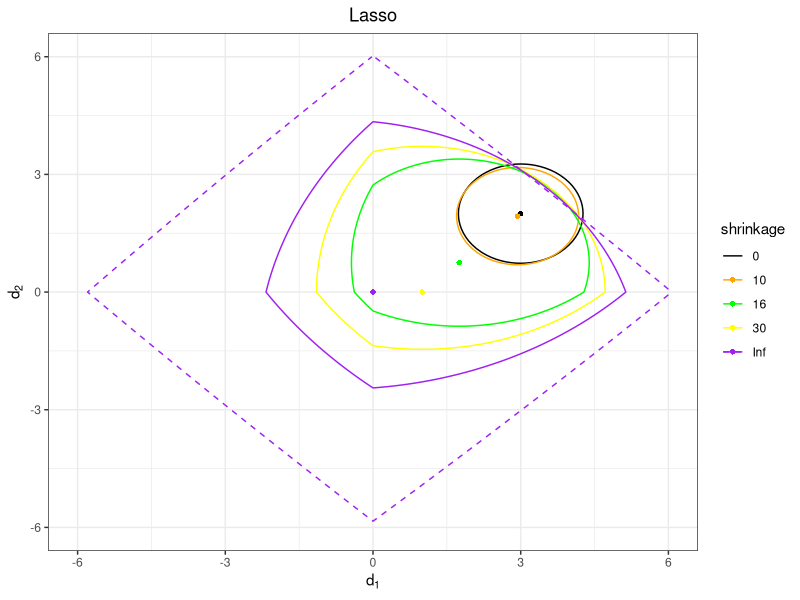
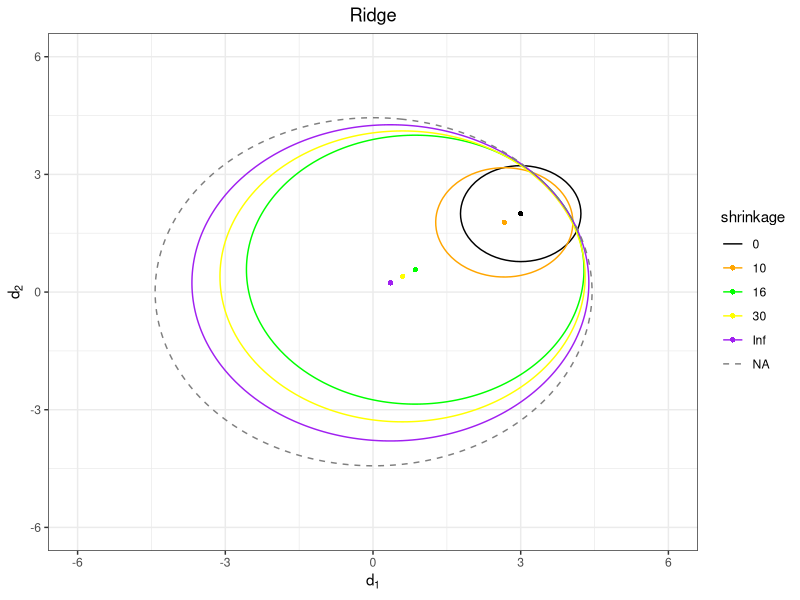

Write the R code that produced these figures, in order.
library(ggplot2)
library(tidyverse)
library(palmerpenguins)

# Ridge ------
rho <- 0
s1 <- 0.5
s2 <- 0.5
m1 <- 3
m2 <- 2
V <- matrix(c(s1^2, s1*s2*rho, s1*s2*rho, s2^2),2,2)
Vinv <- solve(V)
m <- c(m1,m2)

# Bayesian estimates ----
Bayes_est <- function(lam){
  
  f <- function(d, lam=1){( (t(d-m)%*% Vinv %*%(d-m)) + lam*sum(d^2) )}
  
  nlm1 <- nlm(function(d){f(d, lam=lam)}, c(m1,m2))
  nlm2 <- nlm(function(d){f(d, lam=lam)}, c(0,0))
  
  if(nlm1$min < nlm2$min){nlm.best <- nlm1} else { nlm.best <- nlm2 }
  
  c(nlm.best$estimate, nlm.best$min, lam=lam)
}

lam_cand <- c(0.5,10,16,30)

estd0_ridge <- Bayes_est(0)
estd1_ridge <- Bayes_est(lam_cand[1])
estd2_ridge <- Bayes_est(lam_cand[2])
estd3_ridge <- Bayes_est(lam_cand[3])
estd4_ridge <- Bayes_est(lam_cand[4])



# Plots ------
plot.data <- function(phi=0,lam)
{
  rho <- 0
  s1 <- 0.5
  s2 <- 0.5
  m1 <- 3
  m2 <- 2
  V <- matrix(c(s1^2, s1*s2*rho, s1*s2*rho, s2^2),2,2)
  Vinv <- solve(V)
  m <- c(m1,m2)
  alpha <- 0.05
  n <- 1000
  
  # functions
  f_phi <- function(d, phi=1){log(1 + t(m-d) %*% Vinv %*% (m-d)) + phi*sum(d^2)}
  f_lam <- function(d, lam=1){t(m-d) %*% Vinv %*% (m-d) + lam*sum(d^2)}
  
  
  
  D1_pos <- vector()
  D2_pos <- vector()
  
  for (i in 1:n) {
    D1_pos[i] =rnorm(1, m1, 0.5);
    D2_pos[i] =rnorm(1, m2, 0.5);
  }
  
  
  # grid simulation
  d1=seq(from=-8,to=8,by=0.1)
  d2=seq(from=-8,to=8,by=0.1)
  f_new=vector()
  D1=vector()
  D2=vector()
  for (i in 1:length(d1)) {
    for (j in 1:length(d2)){
      D1=c(D1,d1[i]);
      D2=c(D2,d2[j]);
    }
  }
  
  
  lossvalue_phi <- vector()
  lossvalue_lam <- vector()
  
  for (i in 1:n) {
    lossvalue_phi[i] <- f_phi(c(D1_pos[i], D2_pos[i]),phi)
    lossvalue_lam[i] <- f_lam(c(D1_pos[i], D2_pos[i]),lam)
  }
  
  gamma_phi <- quantile(lossvalue_phi, probs = 1-alpha);
  gamma_lam <- quantile(lossvalue_lam, probs = 1-alpha);
  
  
  f_new_phi <- vector()
  f_new_lam <- vector()
  for (i in 1:length(D1)) {
    f_new_phi[i]=f_phi(c(D1[i],D2[i]),phi)
    f_new_lam[i]=f_lam(c(D1[i],D2[i]),lam)
  }
  
  F_new_phi=cbind(D1,D2,f_new_phi)
  F_new_phi <- data.frame(F_new_phi)
  colnames(F_new_phi) <- c("d1","d2","value")
  break_lines_phi <- c(min(F_new_phi$value),gamma_phi,max(F_new_phi$value))
  
  F_new_lam=cbind(D1,D2,f_new_lam)
  F_new_lam <- data.frame(F_new_lam)
  colnames(F_new_lam) <- c("d1","d2","value")
  break_lines_lam <- c(min(F_new_lam$value),gamma_lam,max(F_new_lam$value))
  
  return(list(F_new_lam=F_new_lam,break_lines_lam=break_lines_lam,
              F_new_phi=F_new_phi,break_lines_phi=break_lines_phi))
  
  
  
}



cand0_ridge <- plot.data(lam = 0)
cand1_ridge <- plot.data(lam = lam_cand[1])
cand2_ridge <- plot.data(lam = lam_cand[2])
cand3_ridge <- plot.data(lam = lam_cand[3])
cand4_ridge <- plot.data(lam = lam_cand[4])
cand8_ridge <- plot.data(lam = 1000)

shrinkage1 <- c("0.5","10","16","30","Inf")
shrinkage <- "0"


figure.ridge <-  ggplot() + 
  geom_point(aes(x=estd0_ridge[1],y=estd0_ridge[2]), shape=16)+
  geom_contour(data=cand0_ridge$F_new_phi,mapping=aes(x=d1,y=d2,z=value,colour= shrinkage),
               breaks =cand0_ridge$break_lines_phi) + 
  
  geom_point(aes(x=estd1_ridge[1],y=estd1_ridge[2],colour=shrinkage1[2]), shape=16)+
  geom_contour(data=cand1_ridge$F_new_lam, mapping=aes(x=d1,y=d2,z=value,colour=shrinkage1[2]),
               breaks =cand1_ridge$break_lines_lam) + 
  
  geom_point(aes(x=estd2_ridge[1],y=estd2_ridge[2],colour=shrinkage1[3]),shape=16)+
  geom_contour(data=cand2_ridge$F_new_lam,mapping=aes(x=d1,y=d2,z=value,colour=shrinkage1[3]),
               breaks =cand2_ridge$break_lines_lam)+
  
  geom_point(aes(x=estd3_ridge[1],y=estd3_ridge[2],colour=shrinkage1[4]),shape=16)+
  geom_contour(data=cand3_ridge$F_new_lam,mapping=aes(x=d1,y=d2,z=value,colour=shrinkage1[4]),
               breaks =cand3_ridge$break_lines_lam)+
  
  geom_point(aes(x=estd4_ridge[1],y=estd4_ridge[2],colour=shrinkage1[5]),shape=16)+
  geom_contour(data=cand4_ridge$F_new_lam,mapping=aes(x=d1,y=d2,z=value,colour=shrinkage1[5]),
               breaks =cand4_ridge$break_lines_lam) +
  
  geom_contour(data=cand8_ridge$F_new_lam,mapping=aes(x=d1,y=d2,z=value,colour= shrinkage1[6]),
               breaks =cand8_ridge$break_lines_lam,linetype = "dashed") +
  
  scale_color_manual(values=c("black","orange","green","yellow","purple","gray")) +
  
  labs(x=quote(d[1]),y=quote(d[2]))+ggtitle("Ridge")+theme_bw()+ 
  xlim(c(-6,6)) + ylim(c(-6,6))+ 
  theme(plot.title = element_text(hjust = 0.5))


# Lasso ----
m1 <- 3
m2 <- 2
V <- matrix(c(s1^2, s1*s2*rho, s1*s2*rho, s2^2),2,2)
Vinv <- solve(V)
m <- c(m1,m2)
alpha <- 0.05
n <- 1000


# Bayesian estimates ----
Bayes_est <- function(lam){
  
  f <- function(d, lam=1){( (t(d-m)%*% Vinv %*%(d-m)) + lam*sum(abs(d))  )}
  
  nlm1 <- nlm(function(d){f(d, lam=lam)}, c(m1,m2))
  nlm2 <- nlm(function(d){f(d, lam=lam)}, c(0,0))
  
  if(nlm1$min < nlm2$min){nlm.best <- nlm1} else { nlm.best <- nlm2 }
  
  c(nlm.best$estimate, nlm.best$min, lam=lam)
}

lam_cand <- c(0.5,10,16,30)

estd0 <- Bayes_est(0)
estd1 <- Bayes_est(lam_cand[1])
estd2 <- Bayes_est(lam_cand[2])
estd3 <- Bayes_est(lam_cand[3])
estd4 <- Bayes_est(lam_cand[4])


# Plots ------
plot.data <- function(phi=0,lam)
{
  rho <- 0
  s1 <- 0.5
  s2 <- 0.5
  m1 <- 3
  m2 <- 2
  V <- matrix(c(s1^2, s1*s2*rho, s1*s2*rho, s2^2),2,2)
  Vinv <- solve(V)
  m <- c(m1,m2)
  alpha <- 0.05
  n <- 1000
  
  # functions
  f_phi <- function(d, phi=1){log(1 + t(m-d) %*% Vinv %*% (m-d)) + phi*sum(abs(d))}
  f_lam <- function(d, lambda){
    ( (t(d-m)%*% Vinv %*%(d-m)) + lam*sum(abs(d)) )
  }  
  
  
  D1_pos <- vector()
  D2_pos <- vector()
  
  for (i in 1:n) {
    D1_pos[i] =rnorm(1, m1, 0.5);
    D2_pos[i] =rnorm(1, m2, 0.5);
  }
  
  
  # grid simulation
  d1=seq(from=-8,to=8,by=0.1)
  d2=seq(from=-8,to=8,by=0.1)
  f_new=vector()
  D1=vector()
  D2=vector()
  for (i in 1:length(d1)) {
    for (j in 1:length(d2)){
      D1=c(D1,d1[i]);
      D2=c(D2,d2[j]);
    }
  }
  
  
  lossvalue_phi <- vector()
  lossvalue_lam <- vector()
  
  for (i in 1:n) {
    lossvalue_phi[i] <- f_phi(c(D1_pos[i], D2_pos[i]),phi)
    lossvalue_lam[i] <- f_lam(c(D1_pos[i], D2_pos[i]),lam)
  }
  
  gamma_phi <- quantile(lossvalue_phi, probs = 1-alpha);
  gamma_lam <- quantile(lossvalue_lam, probs = 1-alpha);
  
  
  f_new_phi <- vector()
  f_new_lam <- vector()
  for (i in 1:length(D1)) {
    f_new_phi[i]=f_phi(c(D1[i],D2[i]),phi)
    f_new_lam[i]=f_lam(c(D1[i],D2[i]),lam)
  }
  
  F_new_phi=cbind(D1,D2,f_new_phi)
  F_new_phi <- data.frame(F_new_phi)
  colnames(F_new_phi) <- c("d1","d2","value")
  break_lines_phi <- c(min(F_new_phi$value),gamma_phi,max(F_new_phi$value))
  
  F_new_lam=cbind(D1,D2,f_new_lam)
  F_new_lam <- data.frame(F_new_lam)
  colnames(F_new_lam) <- c("d1","d2","value")
  break_lines_lam <- c(min(F_new_lam$value),gamma_lam,max(F_new_lam$value))
  
  return(list(F_new_lam=F_new_lam,break_lines_lam=break_lines_lam,
              F_new_phi=F_new_phi,break_lines_phi=break_lines_phi))
  
  
  
}


cand0 <- plot.data(lam = 0)
cand1 <- plot.data(lam = lam_cand[1])
cand2 <- plot.data(lam = lam_cand[2])
cand3 <- plot.data(lam = lam_cand[3])
cand4 <- plot.data(lam = lam_cand[4])
cand8 <- plot.data(lam = 1000)

shrinkage1 <- c("0.5","10","16","30","Inf")
shrinkage <- "0"


figure.lasso <-  ggplot() + 
  geom_contour(data=cand0$F_new_phi,mapping=aes(x=d1,y=d2,z=value,colour= shrinkage),
               breaks =cand0$break_lines_phi) + 
  geom_point(aes(x=estd0[1],y=estd0[2]), shape=16)+
  
  geom_point(aes(x=estd1[1],y=estd1[2],colour=shrinkage1[2]), shape=16)+
  geom_contour(data=cand1$F_new_lam, mapping=aes(x=d1,y=d2,z=value,colour=shrinkage1[2]),
               breaks =cand1$break_lines_lam) + 
  
  geom_point(aes(x=estd2[1],y=estd2[2],colour=shrinkage1[3]),shape=16)+
  geom_contour(data=cand2$F_new_lam,mapping=aes(x=d1,y=d2,z=value,colour=shrinkage1[3]),
               breaks =cand2$break_lines_lam)+
  
  geom_point(aes(x=estd3[1],y=estd3[2],colour=shrinkage1[4]),shape=16)+
  geom_contour(data=cand3$F_new_lam,mapping=aes(x=d1,y=d2,z=value,colour=shrinkage1[4]),
               breaks =cand3$break_lines_lam)+
  
  geom_point(aes(x=estd4[1],y=estd4[2],colour=shrinkage1[5]),shape=16)+
  geom_contour(data=cand4$F_new_lam,mapping=aes(x=d1,y=d2,z=value,colour=shrinkage1[5]),
               breaks =cand4$break_lines_lam) +
  
  geom_contour(data=cand8$F_new_lam,mapping=aes(x=d1,y=d2,z=value,colour= "Inf"),
               breaks =cand8$break_lines_lam,linetype = "dashed")  + 
  
  scale_color_manual(values=c("black","orange","green","yellow","purple","gray")) +
  
  labs(x=quote(d[1]),y=quote(d[2]))+ggtitle("Lasso")+theme_bw()+ 
  xlim(c(-6,6)) + ylim(c(-6,6))+ 
  theme(plot.title = element_text(hjust = 0.5))